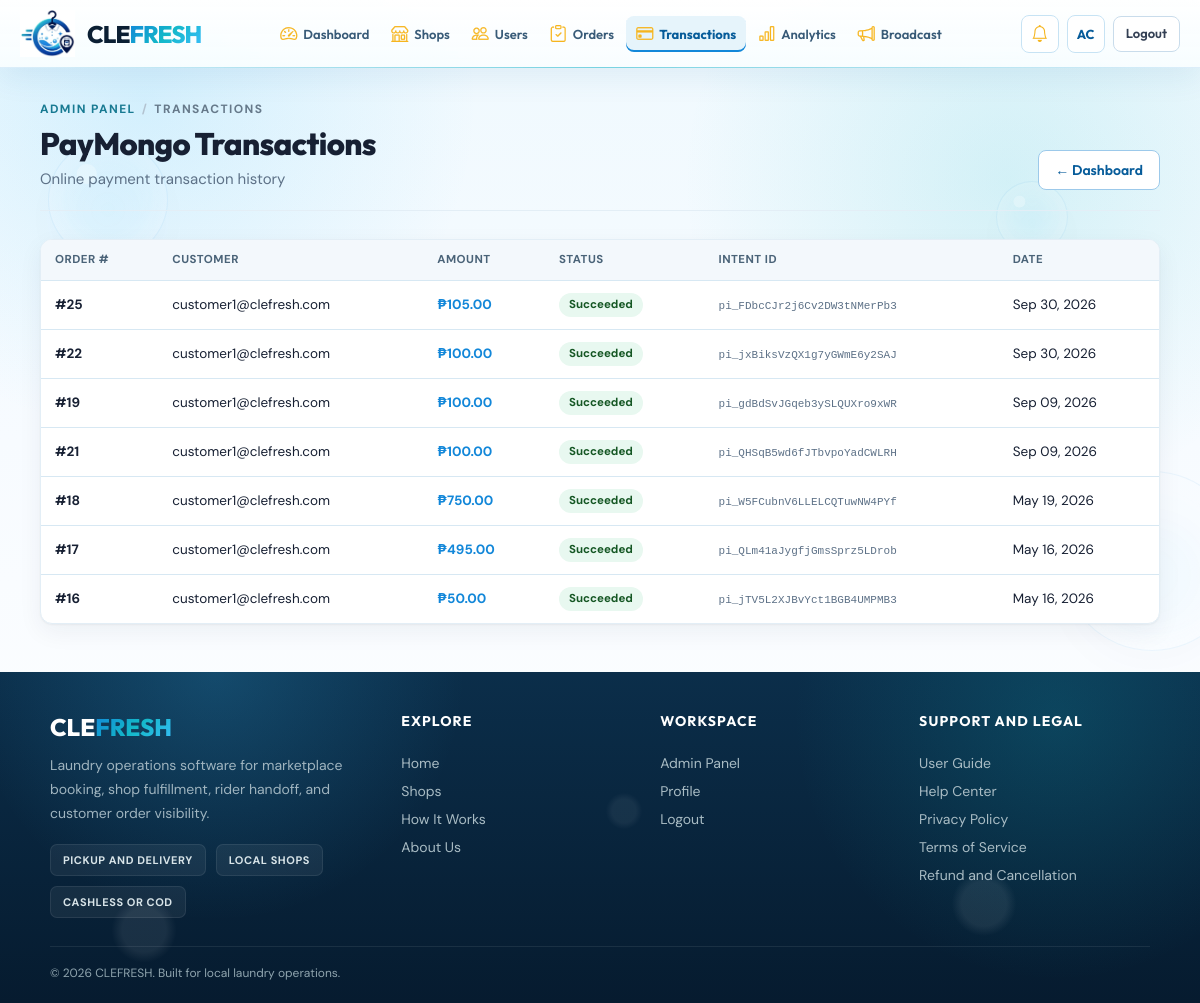
Screenshot of /admin-panel/transactions/ (signed in) with the database file from the repository.
### accounts/models.py (models this page shows, shortened)
class User(AbstractUser):
    ROLE_CHOICES = [
        ('customer', 'Customer'),
        ('shop_owner', 'Shop Owner'),
        ('rider', 'Rider'),
        ('admin', 'Administrator'),
    ]
    SSO_CHOICES = [
        ('none', 'None'),
        ('google', 'Google'),
        ('facebook', 'Facebook'),
    ]
    role = models.CharField(max_length=20, choices=ROLE_CHOICES, blank=True, default='')
    contact_number = models.CharField(max_length=20, blank=True)
    address = models.TextField(blank=True)
    profile_picture = models.ImageField(upload_to=_profile_upload, blank=True, null=True, validators=[validate_image_upload])
    sso_provider = models.CharField(max_length=20, choices=SSO_CHOICES, default='none')
    email_notifications_enabled = models.BooleanField(default=True)
    email_verified = models.BooleanField(default=False)

### payments/models.py (models this page shows, shortened)
class PayMongoTransaction(models.Model):
    STATUS_CHOICES = [
        ('awaiting_payment_method', 'Awaiting Payment Method'),
        ('processing', 'Processing'),
        ('succeeded', 'Succeeded'),
        ('failed', 'Failed'),
        ('refunded', 'Refunded'),
    ]
    order = models.OneToOneField(Order, on_delete=models.CASCADE, related_name='paymongo_transaction')
    payment_intent_id = models.CharField(max_length=200, blank=True, db_index=True)   # webhook lookups
    payment_method_id = models.CharField(max_length=200, blank=True)
    payment_method_type = models.CharField(max_length=20, blank=True)
    payment_id = models.CharField(max_length=200, blank=True)
    amount = models.BigIntegerField(help_text='Amount in centavos')
    currency = models.CharField(max_length=3, default='PHP')
    status = models.CharField(max_length=30, choices=STATUS_CHOICES, default='awaiting_payment_method')
    paymongo_event_type = models.CharField(max_length=100, blank=True)
    raw_payload = models.JSONField(null=True, blank=True)
    created_at = models.DateTimeField(auto_now_add=True)
    updated_at = models.DateTimeField(auto_now=True)
    IN_PROGRESS = ('awaiting_payment_method', 'processing')
    STALE_AFTER_MINUTES = 30

### orders/models.py (models this page shows, shortened)
class Order(models.Model):
    STATUS_CHOICES = [
        ('pending', 'Pending'),
        ('accepted', 'Accepted'),
        ('declined', 'Declined'),
        ('picked_up', 'Picked Up'),
        ('washing', 'Washing'),
        ('drying', 'Drying'),
        ('folding', 'Folding'),
        ('ready', 'Ready for Delivery'),
        ('out_for_delivery', 'Out for Delivery'),
        ('delivered', 'Delivered'),
        ('cancelled', 'Cancelled'),
    ]
    PAYMENT_METHOD_CHOICES = [
        ('gcash', 'GCash'),
        ('grab_pay', 'GrabPay'),
        ('maya', 'Maya'),
        ('card', 'Credit/Debit Card'),
        ('online_banking', 'Online Banking'),
        ('cod', 'Cash on Delivery'),
    ]
    PAYMENT_STATUS_CHOICES = [
        ('unpaid', 'Unpaid'),
        ('paid', 'Paid'),
        ('failed', 'Failed'),
        ('refunded', 'Refunded'),
    ]
    customer = models.ForeignKey(settings.AUTH_USER_MODEL, on_delete=models.CASCADE, related_name='orders')
    shop = models.ForeignKey(Shop, on_delete=models.CASCADE, related_name='orders')
    rider = models.ForeignKey(settings.AUTH_USER_MODEL, on_delete=models.SET_NULL, null=True, blank=True, related_name='rider_orders')
    services = models.ManyToManyField(Service, through='OrderService')
    pickup_address = models.TextField()
    delivery_address = models.TextField()
    pickup_lat = models.FloatField(null=True, blank=True)
    pickup_lng = models.FloatField(null=True, blank=True)
    delivery_lat = models.FloatField(null=True, blank=True)
    delivery_lng = models.FloatField(null=True, blank=True)
    pickup_datetime = models.DateTimeField()
    delivery_slot = models.ForeignKey(DeliverySlot, on_delete=models.SET_NULL, null=True, blank=True)
    status = models.CharField(max_length=30, choices=STATUS_CHOICES, default='pending')
    payment_method = models.CharField(max_length=20, choices=PAYMENT_METHOD_CHOICES)
    payment_status = models.CharField(max_length=20, choices=PAYMENT_STATUS_CHOICES, default='unpaid')
    paymongo_payment_intent_id = models.CharField(max_length=200, blank=True)
    paymongo_payment_method_id = models.CharField(max_length=200, blank=True)
    total_amount = models.DecimalField(max_digits=10, decimal_places=2, default=0)  # amount charged (after discount)
    subtotal_amount = models.DecimalField(max_digits=10, decimal_places=2, null=True, blank=True)  # before discount
    discount_amount = models.DecimalField(max_digits=10, decimal_places=2, default=0)
    promotion = models.ForeignKey('shops.Promotion', on_delete=models.SET_NULL, null=True, blank=True, related_name='orders')
    promotion_title = models.CharField(max_length=100, blank=True)  # snapshot: survives promo edits/deletion
    weigh_at_shop = models.BooleanField(default=False)
    price_confirmed_at = models.DateTimeField(null=True, blank=True)
    price_confirmed_by = models.ForeignKey(settings.AUTH_USER_MODEL, on_delete=models.SET_NULL, null=True, blank=True,
                                           related_name='price_confirmed_orders')
    payment_due_at = models.DateTimeField(null=True, blank=True)
    payment_reminders_sent = models.PositiveSmallIntegerField(default=0)
    notes = models.TextField(blank=True)
    decline_reason = models.TextField(blank=True)
    created_at = models.DateTimeField(auto_now_add=True)
    updated_at = models.DateTimeField(auto_now=True)
    class Meta:
        ordering = ['-created_at']
        indexes = [
            models.Index(fields=['-created_at'], name='order_created_idx'),
            models.Index(fields=['shop', '-created_at'], name='order_shop_created_idx'),
            models.Index(fields=['status'], name='order_status_idx'),
            models.Index(fields=['paymongo_payment_intent_id'], name='order_pi_idx'),
            models.Index(fields=['payment_due_at'], name='order_due_idx',
                         condition=models.Q(payment_due_at__isnull=False)),
        ]

### analytics/views.py (the view)
# urls.py: path('transactions/', views.admin_transactions_view, name='admin_transactions'),
@role_required('admin')
def admin_transactions_view(request):
    transactions = PayMongoTransaction.objects.select_related('order__customer', 'order__shop').order_by('-created_at')
    page_obj, page_qs = paginate(request, transactions)
    return render(request, 'admin_panel/transactions.html', {'transactions': page_obj, 'page_obj': page_obj,
                                                             'page_qs': page_qs})

### clefresh/context_processors.py (called while the page is built)
def google_maps_key(request):
    if request.path == '/' or any(request.path.startswith(p) for p in _MAP_PATHS):
        return {'GOOGLE_MAPS_API_KEY': settings.GOOGLE_MAPS_API_KEY}
    return {}

def paymongo_public_key(request):
    if request.path.startswith('/payment/'):
        return {'PAYMONGO_PUBLIC_KEY': settings.PAYMONGO_PUBLIC_KEY}
    return {}

def navigation_context(request):
    return {
        'is_shop_owner_area': request.path.startswith('/shop-dashboard/'),
        'NOTIFICATIONS_SSE': settings.NOTIFICATIONS_SSE,
    }

### shops/templatetags/shop_extras.py (called while the page is built)
@register.filter
def centavos_to_php(value):
    from decimal import Decimal
    try:
        return Decimal(int(value)) / 100
    except (TypeError, ValueError):
        return value

### utils/pagination.py (called while the page is built)
def paginate(request, queryset, per_page=25):
    page_obj = Paginator(queryset, per_page).get_page(request.GET.get('page'))
    params = request.GET.copy()
    params.pop('page', None)
    return page_obj, params.urlencode()

### templates/admin_panel/transactions.html (shortened to what this page needs)
{% extends 'base.html' %}
{% load shop_extras %}
{% block content %}
<div class="page-shell">
  <div class="page-header">
    <div>
      <nav class="page-crumbs" aria-label="Breadcrumb"><a href="{% url 'admin_dashboard' %}">Admin panel</a><span class="page-crumbs-sep" aria-hidden="true">/</span><span aria-current="page">Transactions</span></nav>
      <h2>PayMongo Transactions</h2>
      <p>Online payment transaction history</p>
    </div>
    <a href="{% url 'admin_dashboard' %}" class="btn btn-outline">← Dashboard</a>
  </div>
  <div class="table-wrapper">
    <table class="table">
      <thead>
        <tr><th>Order #</th><th>Customer</th><th>Amount</th><th>Status</th><th>Intent ID</th><th>Date</th></tr>
      </thead>
      <tbody>
        {% for tx in transactions %}
          <tr>
            <td><strong>#{{ tx.order_id }}</strong></td>
            <td>{{ tx.order.customer.email }}</td>
            <td style="font-weight:700; color:var(--primary);">₱{{ tx.amount|centavos_to_php|floatformat:2 }}</td>
            <td>
              <span class="badge {% if tx.status == 'succeeded' %}badge-success{% elif tx.status == 'failed' %}badge-danger{% else %}badge-cod{% endif %}">
                {{ tx.get_status_display }}
              </span>
            </td>
            <td><code style="font-size:11px; color:var(--text-secondary);">{{ tx.payment_intent_id|truncatechars:32 }}</code></td>
            <td>{{ tx.created_at|date:"M d, Y" }}</td>
          </tr>
        {% empty %}
          <tr>
            <td colspan="6" class="table-empty-cell"><i class="bi bi-credit-card" aria-hidden="true"></i> No transactions yet.</td>
          </tr>
        {% endfor %}
      </tbody>
    </table>
  </div>
</div>
{% endblock %}

### templates/base.html (shortened to what this page needs)
{% load static socialaccount %}
<!DOCTYPE html>
<html lang="en">
<head>
  <link rel="stylesheet" href="{% static 'vendor/bootstrap-icons-1.11.3/bootstrap-icons.min.css' %}">
  <link rel="stylesheet" href="{% static 'css/style.css' %}">
</head>
<body{% if not NOTIFICATIONS_SSE %} data-notif-sse="off"{% endif %}>
  <div class="site-water-bg" aria-hidden="true">
    <span class="site-bubble site-bubble-1"></span>
    <span class="site-bubble site-bubble-2"></span>
    <span class="site-bubble site-bubble-4"></span>
    <span class="site-bubble site-bubble-6"></span>
  </div>
  <header class="topbar{% if user.is_authenticated and user.role != 'customer' %}{% if is_shop_owner_area or is_shop_owner_home or user.role == 'admin' or user.is_superuser %} topbar--long-nav{% endif %}{% endif %}">
    <a href="/" class="topbar-logo" aria-label="CLEFRESH — home">
      <img src="{% static 'img/logo.webp' %}" alt="" class="topbar-logo-img" aria-hidden="true">
      <div class="topbar-logo-text">
        <span class="brand-name"><span class="brand-cle">CLE</span><span class="brand-fresh">FRESH</span></span>
      </div>
    </a>
    <nav class="topbar-nav" id="topbarNav" aria-label="Main navigation">
      {% block topbar_nav %}
      {% if user.is_authenticated and user.role == 'customer' %}
        <a href="{% url 'home' %}"{% if request.resolver_match.url_name == 'home' %} aria-current="page" class="active-nav"{% endif %}>Home</a>
        <a href="{% url 'order_list' %}"{% if request.resolver_match.url_name == 'order_list' %} aria-current="page" class="active-nav"{% endif %}>My Orders</a>
      {% elif user.is_authenticated and user.role == 'rider' %}
      {% elif user.is_authenticated and user.role == 'admin' %}
        <a href="{% url 'admin_dashboard' %}"{% if request.resolver_match.url_name == 'admin_dashboard' %} aria-current="page" class="active-nav"{% endif %}><i class="bi bi-speedometer2 topbar-nav-icon" aria-hidden="true"></i>Dashboard</a>
        <a href="{% url 'admin_shops' %}"{% if request.resolver_match.url_name == 'admin_shops' %} aria-current="page" class="active-nav"{% endif %}><i class="bi bi-shop topbar-nav-icon" aria-hidden="true"></i>Shops</a>
        <a href="{% url 'admin_users' %}"{% if request.resolver_match.url_name == 'admin_users' %} aria-current="page" class="active-nav"{% endif %}><i class="bi bi-people topbar-nav-icon" aria-hidden="true"></i>Users</a>
        <a href="{% url 'admin_orders' %}"{% if request.resolver_match.url_name == 'admin_orders' %} aria-current="page" class="active-nav"{% endif %}><i class="bi bi-clipboard-check topbar-nav-icon" aria-hidden="true"></i>Orders</a>
        <a href="{% url 'admin_transactions' %}"{% if request.resolver_match.url_name == 'admin_transactions' %} aria-current="page" class="active-nav"{% endif %}><i class="bi bi-credit-card topbar-nav-icon" aria-hidden="true"></i>Transactions</a>
        <a href="{% url 'admin_analytics' %}"{% if request.resolver_match.url_name == 'admin_analytics' %} aria-current="page" class="active-nav"{% endif %}><i class="bi bi-bar-chart topbar-nav-icon" aria-hidden="true"></i>Analytics</a>
        <a href="#" data-broadcast-modal><i class="bi bi-megaphone topbar-nav-icon" aria-hidden="true"></i>Broadcast</a>
      {% elif is_shop_site and shop %}
        <a href="{% url 'shop_detail' shop.id %}">{{ shop.name|truncatechars:18 }}</a>
        <a href="{% url 'shop_site_services' shop.id %}">Services</a>
        <a href="{% url 'shop_site_how_it_works' shop.id %}">How It Works</a>
        <a href="{% url 'shop_site_about' shop.id %}">About Us</a>
      {% else %}
        <a href="{% url 'home' %}"{% if request.resolver_match.url_name == 'home' %} aria-current="page" class="active-nav"{% endif %}>Home</a>
        <a href="{% url 'home' %}#services">Services</a>
        <a href="{% url 'home' %}#how-it-works">How It Works</a>
        <a href="{% url 'home' %}#about-us">About Us</a>
      {% endif %}
      {% endblock topbar_nav %}
    </nav>
    <div class="topbar-right">
      {% if user.is_authenticated %}
        <div class="notif-wrapper">
          <button class="notif-btn" id="notifBtn" onclick="toggleNotifDropdown()" aria-label="Notifications" aria-expanded="false" aria-controls="notifDropdown" aria-haspopup="true">
            <i class="bi bi-bell" aria-hidden="true"></i>
          </button>
        </div>
        <a href="{% url 'profile' %}" class="topbar-avatar">
          {{ user.first_name|first|upper|default:user.email|first|upper }}{{ user.last_name|first|upper|default:"" }}
        </a>
        <a href="{% url 'logout' %}" class="btn btn-ghost btn-sm topbar-logout" data-logout>Logout</a>
      {% else %}
        <a href="{% url 'login' %}" class="btn btn-ghost btn-sm" data-login-modal>Login</a>
        <a href="{% url 'register' %}" class="btn btn-sm topbar-register" data-register-modal>Register</a>
      {% endif %}
    </div>
  </header>
  <main id="main-content">{% block content %}{% endblock %}</main>
  <footer class="footer">
    <div class="footer-shell">
      <div class="footer-grid">
        <div class="footer-brand">
          <a href="/" class="footer-logo"><span class="brand-cle">CLE</span><span class="brand-fresh">FRESH</span></a>
          <p>Laundry operations software for marketplace booking, shop fulfillment, rider handoff, and customer order visibility.</p>
          <div class="footer-badges">
            <span>Pickup and Delivery</span>
            <span>Local Shops</span>
            <span>Cashless or COD</span>
          </div>
        </div>
        <div class="footer-col">
          <h3>Explore</h3>
          <a href="{% url 'home' %}">Home</a>
          <a href="{% url 'shop_list' %}">Shops</a>
          <a href="{% url 'home' %}#how-it-works">How It Works</a>
          <a href="{% url 'home' %}#about-us">About Us</a>
        </div>
        <div class="footer-col">
          <h3>Workspace</h3>
          {% if user.is_authenticated %}
            {% if user.role == 'customer' %}
              <a href="{% url 'order_list' %}">My Orders</a>
            {% elif user.role == 'rider' %}
              <a href="{% url 'rider_dashboard' %}">My Tasks</a>
            {% elif user.role == 'admin' or user.is_superuser %}
              <a href="{% url 'admin_dashboard' %}">Admin Panel</a>
            {% endif %}
            <a href="{% url 'profile' %}">Profile</a>
            <a href="{% url 'logout' %}" data-logout>Logout</a>
          {% else %}
            <a href="{% url 'login' %}" data-login-modal>Login</a>
            <a href="{% url 'register' %}" data-register-modal>Register</a>
          {% endif %}
        </div>
        <div class="footer-col">
          <h3>Support and Legal</h3>
          <a href="/info/user-guide/">User Guide</a>
          <a href="/info/help/">Help Center</a>
          <a href="/info/privacy/">Privacy Policy</a>
          <a href="/info/terms/">Terms of Service</a>
          <a href="/info/refunds/">Refund and Cancellation</a>
        </div>
      </div>
      <div class="footer-bottom">
        <p>&copy; 2026 CLEFRESH. Built for local laundry operations.</p>
      </div>
    </div>
  </footer>
</body>
</html>

### rows the page displays
User: first_name|first "A", last_name|first "C"
PayMongoTransaction: order_id "25", order.customer.email "customer1@clefresh.com", amount|centavos_to_php "105.00", status "Succeeded", payment_intent_id "pi_FDbcCJr2j6Cv2DW3tNMerPb3", created_at "Sep 30, 2026"
PayMongoTransaction: order_id "22", order.customer.email "customer1@clefresh.com", amount|centavos_to_php "100.00", status "Succeeded", payment_intent_id "pi_jxBiksVzQX1g7yGWmE6y2SAJ", created_at "Sep 30, 2026"
PayMongoTransaction: order_id "19", order.customer.email "customer1@clefresh.com", amount|centavos_to_php "100.00", status "Succeeded", payment_intent_id "pi_gdBdSvJGqeb3ySLQUXro9xWR", created_at "Sep 09, 2026"
PayMongoTransaction: order_id "21", order.customer.email "customer1@clefresh.com", amount|centavos_to_php "100.00", status "Succeeded", payment_intent_id "pi_QHSqB5wd6fJTbvpoYadCWLRH", created_at "Sep 09, 2026"
PayMongoTransaction: order_id "18", order.customer.email "customer1@clefresh.com", amount|centavos_to_php "750.00", status "Succeeded", payment_intent_id "pi_W5FCubnV6LLELCQTuwNW4PYf", created_at "May 19, 2026"
PayMongoTransaction: order_id "17", order.customer.email "customer1@clefresh.com", amount|centavos_to_php "495.00", status "Succeeded", payment_intent_id "pi_QLm41aJygfjGmsSprz5LDrob", created_at "May 16, 2026"
PayMongoTransaction: order_id "16", order.customer.email "customer1@clefresh.com", amount|centavos_to_php "50.00", status "Succeeded", payment_intent_id "pi_jTV5L2XJBvYct1BGB4UMPMB3", created_at "May 16, 2026"
